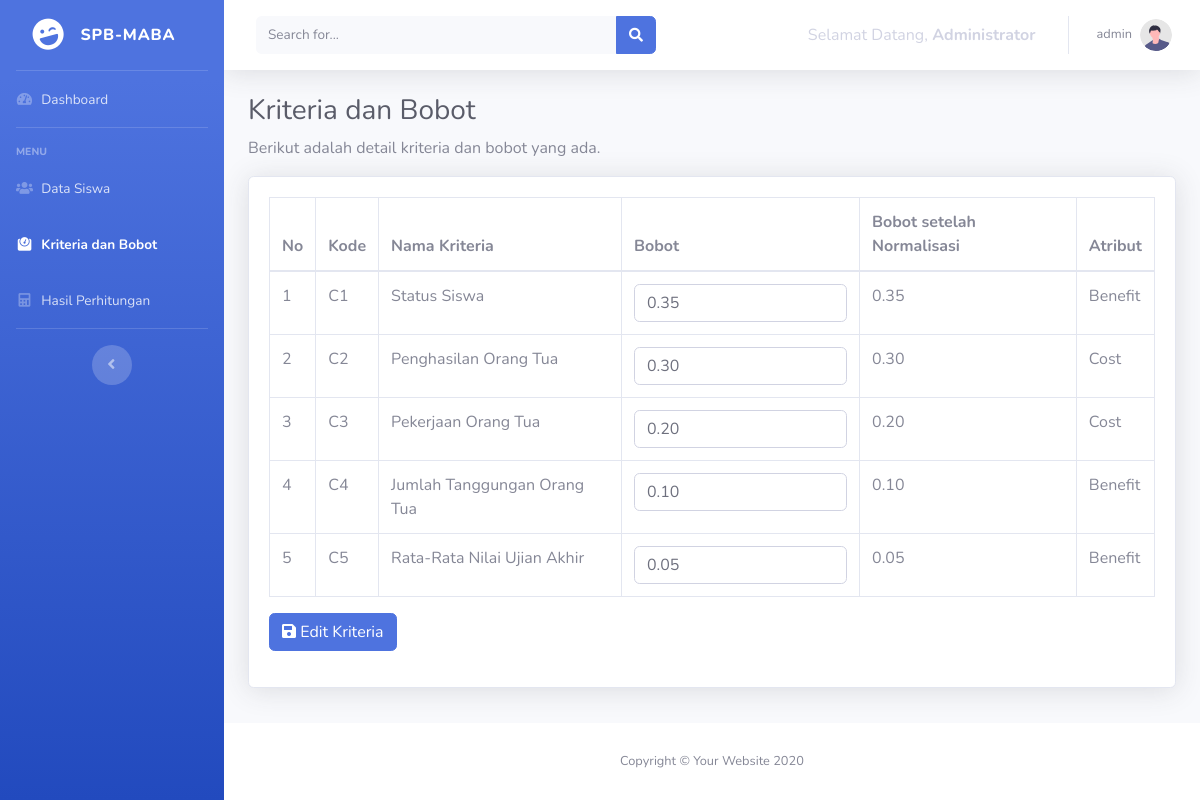
Screenshot of /kriteria.php (signed in) with the database file from the repository.
### tables this page shows
CREATE TABLE `kriteria` (
  `kode_kriteria` varchar(50) NOT NULL,
  `bobot` decimal(10,2) DEFAULT NULL,
  `nama_kriteria` varchar(255) DEFAULT NULL,
  `atribut` varchar(50) NOT NULL
);

### data/admin.php (called while the page is built, shortened)
<?php
function getAdminByUsername($username) {
  try {
    $statement = DB->prepare("SELECT * FROM admin WHERE username = :username");
    $statement->bindValue(':username', $username);
    $statement->execute();
    return $statement->fetch(PDO::FETCH_ASSOC);
  }
  catch(PDOException $err){
      echo $err->getMessage();
  }
}

### data/kriteria.php (called while the page is built, shortened)
<?php
function getAllCriteria() {
  try {
    $statement = DB->query("SELECT * FROM kriteria");
    $statement->execute();
    return $statement->fetchAll(PDO::FETCH_ASSOC);
  }
  catch(PDOException $err){
      echo $err->getMessage();
  }
}

### functions.php (called while the page is built, shortened)
<?php
require_once "data/kriteria.php";
require_once "data/admin.php";
function countNormalization($bobot) {
  $kriteria = getAllCriteria();
  $total_bobot = 0;
  foreach ($kriteria as $k) {
    $total_bobot += $k['bobot'];
  }
  return $bobot / $total_bobot;
}

### kriteria.php (the view, shortened to what this page needs)
<?php
require_once "data/kriteria.php";
$kriteria = getAllCriteria();
$no = 1;
?>
<?php include "templates/header.php" ?>
<div class="container-fluid">
  <h1 class="h3 mb-2 text-gray-800">Kriteria dan Bobot</h1>
  <p>Berikut adalah detail kriteria dan bobot yang ada.</p>
  <div class="card shadow mb-4">
    <div class="card-body">
      <div class="table-responsive">
        <form action="<?= $_SERVER['PHP_SELF']; ?>" method="post" class="row">
          <div class="col-sm-12">
            <table class="table table-bordered">
              <thead>
                <tr role="row">
                  <th>No</th>
                  <th>Kode</th>
                  <th>Nama Kriteria</th>
                  <th>Bobot</th>
                  <th>Bobot setelah Normalisasi</th>
                  <th>Atribut</th>
                </tr>
              </thead>
              <tbody>
                <?php foreach($kriteria as $key => $k): ?>
                <tr>
                  <td><?= $no++; ?></td>
                  <td><?= $k['kode_kriteria']; ?></td>
                  <td><?= $k['nama_kriteria']; ?></td>
                  <td>
                    <input type="text" class="form-control <?= isset($errors['bobot' . $key]) ? "is-invalid" : ""; ?>" name="bobot[]" value="<?= isset($_POST['bobot']) ? $_POST['bobot'][$key] :  $k['bobot']; ?>" />
                  </td>
                  <td><?= number_format(countNormalization($k['bobot']), 2); ?></td>
                  <td><?= $k['atribut']; ?></td>
                </tr>
                <?php endforeach; ?>
              </tbody>
            </table>
            <button class="btn btn-primary mb-3" type="submit">
              <i class="fa fa-save"></i>
              Edit Kriteria
            </button>
          </div>
        </form>
      </div>
    </div>
  </div>
</div>
<?php include "templates/footer.php" ?>

### templates/navbar.php (shortened to what this page needs)
<nav
  class="navbar navbar-expand navbar-light bg-white topbar mb-4 static-top shadow"
>
  <form
    class="d-none d-sm-inline-block form-inline mr-auto ml-md-3 my-2 my-md-0 mw-100 navbar-search"
  >
    <div class="input-group">
      <input
        type="text"
        class="form-control bg-light border-0 small"
        placeholder="Search for..."
        aria-label="Search"
        aria-describedby="basic-addon2"
      />
      <div class="input-group-append">
        <button class="btn btn-primary" type="button">
          <i class="fas fa-search fa-sm"></i>
        </button>
      </div>
    </div>
  </form>
  <ul class="navbar-nav ml-auto">
    <li class="nav-item dropdown no-arrow mx-1">
      <span class="nav-link disabled"
        >Selamat Datang,<strong>&nbsp;Administrator</strong></span
      >
    </li>
    <li class="nav-item dropdown no-arrow">
      <a
        class="nav-link dropdown-toggle"
        href="#"
        id="userDropdown"
        role="button"
        data-toggle="dropdown"
        aria-haspopup="true"
        aria-expanded="false"
      >
        <span class="mr-2 d-none d-lg-inline text-gray-600 small"
          ><?= $admin['username']; ?></span
        >
        <img
          class="img-profile rounded-circle"
          src="img/undraw_profile.svg"
        />
      </a>
    </li>
  </ul>
</nav>

### rows the page displays
kriteria: kode_kriteria "C1", nama_kriteria "Status Siswa", bobot "0.35", atribut "Benefit"
kriteria: kode_kriteria "C2", nama_kriteria "Penghasilan Orang Tua", bobot "0.30", atribut "Cost"
kriteria: kode_kriteria "C3", nama_kriteria "Pekerjaan Orang Tua", bobot "0.20", atribut "Cost"
kriteria: kode_kriteria "C4", nama_kriteria "Jumlah Tanggungan Orang Tua", bobot "0.10", atribut "Benefit"
kriteria: kode_kriteria "C5", nama_kriteria "Rata-Rata Nilai Ujian Akhir", bobot "0.05", atribut "Benefit"

### other values shown
$admin['username'] "admin"
